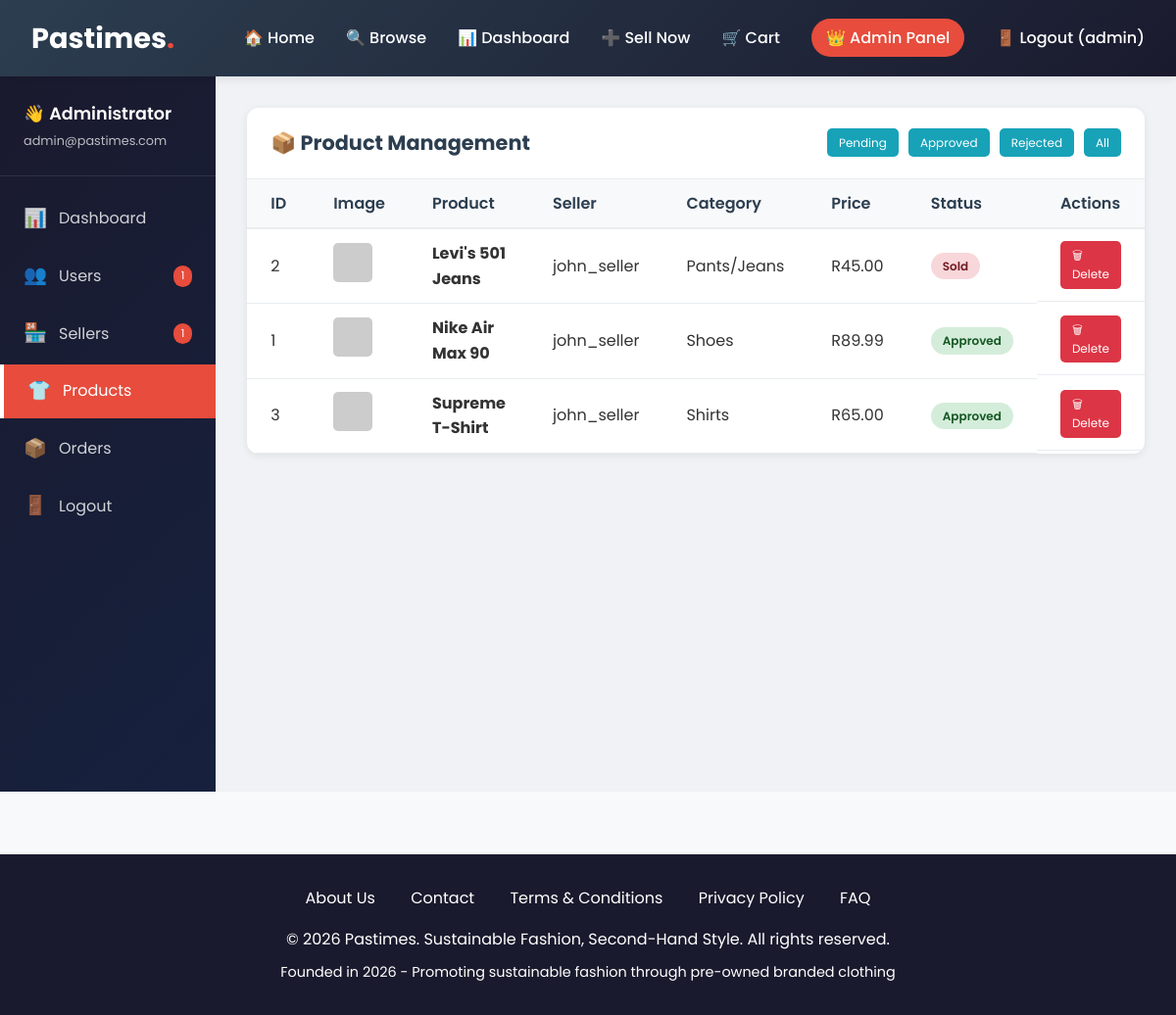
The app's page /admin/admin_dashboard.php?section=products&filter=all (signed in) with its own data.
### tables this page shows
CREATE TABLE IF NOT EXISTS `tblproducts` (
  `ProductID` int(11) NOT NULL AUTO_INCREMENT,
  `SellerID` int(11) NOT NULL,
  `ProductName` varchar(100) NOT NULL,
  `CategoryID` int(11) NOT NULL,
  `Price` decimal(10,2) NOT NULL,
  `OriginalPrice` decimal(10,2) DEFAULT NULL,
  `Description` text NOT NULL,
  `Condition` enum('new','like-new','good','fair') DEFAULT 'good',
  `Size` varchar(20) DEFAULT NULL,
  `Brand` varchar(50) DEFAULT NULL,
  `ImagePath` varchar(255) DEFAULT NULL,
  `Status` enum('pending','approved','rejected','sold') DEFAULT 'pending',
  `CreatedAt` timestamp NOT NULL DEFAULT current_timestamp(),
  PRIMARY KEY (`ProductID`),
  KEY `SellerID` (`SellerID`),
  KEY `CategoryID` (`CategoryID`)
);

CREATE TABLE IF NOT EXISTS `tblusers` (
  `UserID` int(11) NOT NULL AUTO_INCREMENT,
  `Username` varchar(50) NOT NULL,
  `FullName` varchar(100) NOT NULL,
  `Email` varchar(100) NOT NULL,
  `PasswordHash` varchar(255) NOT NULL,
  `UserType` enum('buyer','seller','admin') DEFAULT 'buyer',
  `IsVerified` enum('pending','verified','rejected') DEFAULT 'pending',
  `SellerVerification` enum('pending','approved','rejected') DEFAULT 'pending',
  `Phone` varchar(20) DEFAULT NULL,
  `Address` text DEFAULT NULL,
  `CreatedAt` timestamp NOT NULL DEFAULT current_timestamp(),
  PRIMARY KEY (`UserID`),
  UNIQUE KEY `Email` (`Email`),
  UNIQUE KEY `Username` (`Username`)
);

CREATE TABLE IF NOT EXISTS `tblcategories` (
  `CategoryID` int(11) NOT NULL AUTO_INCREMENT,
  `CategoryName` varchar(50) NOT NULL,
  PRIMARY KEY (`CategoryID`)
);

### admin/admin_dashboard.php (the view, shortened to what this page needs)
<?php
include '../config/DBConn.php';
$section = isset($_GET['section']) ? $_GET['section'] : 'dashboard';
$stats = [];
$result = mysqli_query($conn, "SELECT COUNT(*) as count FROM tblUsers WHERE UserType != 'admin'");
$stats['total_users'] = mysqli_fetch_assoc($result)['count'];
$result = mysqli_query($conn, "SELECT COUNT(*) as count FROM tblUsers WHERE IsVerified = 'pending' AND UserType != 'admin'");
$stats['pending_users'] = mysqli_fetch_assoc($result)['count'];
$result = mysqli_query($conn, "SELECT COUNT(*) as count FROM tblUsers WHERE SellerVerification = 'pending' AND UserType = 'seller'");
$stats['pending_sellers'] = mysqli_fetch_assoc($result)['count'];
$result = mysqli_query($conn, "SELECT COUNT(*) as count FROM tblProducts");
$stats['total_products'] = mysqli_fetch_assoc($result)['count'];
$result = mysqli_query($conn, "SELECT COUNT(*) as count FROM tblProducts WHERE Status = 'pending'");
$stats['pending_products'] = mysqli_fetch_assoc($result)['count'];
$result = mysqli_query($conn, "SELECT COUNT(*) as count FROM tblOrders");
$stats['total_orders'] = mysqli_fetch_assoc($result)['count'];
$result = mysqli_query($conn, "SELECT SUM(TotalAmount) as total FROM tblOrders WHERE OrderStatus != 'cancelled'");
$stats['total_revenue'] = mysqli_fetch_assoc($result)['total'] ?? 0;
include '../includes/header.php';
?>
<!DOCTYPE html>
<html lang="en">
<head>
</head>
<body>
<div class="admin-container">
    <div class="admin-sidebar">
        <div class="admin-info">
            <div class="admin-name">👋 <?php echo htmlspecialchars($_SESSION['fullname']); ?></div>
            <div class="admin-email"><?php echo htmlspecialchars($_SESSION['username']); ?>@pastimes.com</div>
        </div>
        <a href="?section=dashboard" class="nav-item <?php echo $section == 'dashboard' ? 'active' : ''; ?>">
            <span class="icon">📊</span>
            <span>Dashboard</span>
        </a>
        <a href="?section=users" class="nav-item <?php echo $section == 'users' ? 'active' : ''; ?>">
            <span class="icon">👥</span>
            <span>Users</span>
            <?php if($stats['pending_users'] > 0): ?>
                <span class="badge"><?php echo $stats['pending_users']; ?></span>
            <?php endif; ?>
        </a>
        <a href="?section=sellers" class="nav-item <?php echo $section == 'sellers' ? 'active' : ''; ?>">
            <span class="icon">🏪</span>
            <span>Sellers</span>
            <?php if($stats['pending_sellers'] > 0): ?>
                <span class="badge"><?php echo $stats['pending_sellers']; ?></span>
            <?php endif; ?>
        </a>
        <a href="?section=products" class="nav-item <?php echo $section == 'products' ? 'active' : ''; ?>">
            <span class="icon">👕</span>
            <span>Products</span>
        </a>
        <a href="?section=orders" class="nav-item <?php echo $section == 'orders' ? 'active' : ''; ?>">
            <span class="icon">📦</span>
            <span>Orders</span>
        </a>
        <a href="../logout.php" class="nav-item">
            <span class="icon">🚪</span>
            <span>Logout</span>
        </a>
    </div>
    <div class="admin-main">
        <?php if($section == 'products'):
            $status_filter = isset($_GET['filter']) ? $_GET['filter'] : 'pending';
            $productQuery = "SELECT p.*, u.Username as SellerName, c.CategoryName
                            FROM tblProducts p
                            JOIN tblUsers u ON p.SellerID = u.UserID
                            JOIN tblCategories c ON p.CategoryID = c.CategoryID";
            $productQuery .= " ORDER BY FIELD(p.Status, 'pending', 'approved', 'rejected'), p.CreatedAt DESC";
            $products = mysqli_query($conn, $productQuery);
        ?>
            <div class="content-card">
                <div class="card-header">
                    <h2>📦 Product Management</h2>
                    <div style="display: flex; gap: 10px;">
                        <a href="?section=products&filter=pending" class="btn-sm <?php echo $status_filter == 'pending' ? 'btn-warning' : 'btn-info'; ?>">Pending</a>
                        <a href="?section=products&filter=approved" class="btn-sm <?php echo $status_filter == 'approved' ? 'btn-success' : 'btn-info'; ?>">Approved</a>
                        <a href="?section=products&filter=rejected" class="btn-sm <?php echo $status_filter == 'rejected' ? 'btn-danger' : 'btn-info'; ?>">Rejected</a>
                        <a href="?section=products&filter=all" class="btn-sm btn-info">All</a>
                    </div>
                </div>
                <table class="data-table">
                    <thead>
                        <tr><th>ID</th><th>Image</th><th>Product</th><th>Seller</th><th>Category</th><th>Price</th><th>Status</th><th>Actions</th></tr>
                    </thead>
                    <tbody>
                        <?php while($product = mysqli_fetch_assoc($products)): ?>
                        <tr>
                            <td><?php echo $product['ProductID']; ?></td>
                            <td>
                                <img src="<?php echo $product['ImagePath'] ?: 'https://via.placeholder.com/40'; ?>" width="40" height="40" style="object-fit: cover; border-radius: 5px;">
                            </td>
                            <td><strong><?php echo htmlspecialchars($product['ProductName']); ?></strong></td>
                            <td><?php echo htmlspecialchars($product['SellerName']); ?></td>
                            <td><?php echo $product['CategoryName']; ?></td>
                            <td>R<?php echo number_format($product['Price'], 2); ?></td>
                            <td>
                                <span class="status-badge
                                    <?php echo $product['Status'] == 'approved' ? 'status-approved' : ($product['Status'] == 'pending' ? 'status-pending' : 'status-rejected'); ?>">
                                    <?php echo ucfirst($product['Status']); ?>
                                </span>
                            </td>
                            <td class="action-btns">
                                <a href="?delete_product=<?php echo $product['ProductID']; ?>&section=products&filter=<?php echo $status_filter; ?>" class="btn-sm btn-danger" onclick="return confirm('Delete this product?')">🗑 Delete</a>
                            </td>
                        </tr>
                        <?php endwhile; ?>
                    </tbody>
                </table>
            </div>
        <?php endif; ?>
    </div>
</div>
<?php include '../includes/footer.php'; ?>

### css/style.css (style rules this page uses)
:root { --primary-color: #2c3e50; --secondary-color: #e74c3c; --accent-color: #3498db; --success-color: #27ae60; --warning-color: #f39c12; --dark-color: #1a1a2e; --light-color: #ecf0f1; --gray-color: #7f8c8d; }
* { margin: 0; padding: 0; box-sizing: border-box; }
body { font-family: 'Poppins', 'Segoe UI', Tahoma, Geneva, Verdana, sans-serif; line-height: 1.6; color: #333; background-color: #f8f9fa; }

### admin/admin_dashboard.php (style rules this page uses)
.admin-container { display: flex; min-height: calc(100vh - 200px); background: #f0f2f5; }
.admin-sidebar { width: 280px; background: linear-gradient(135deg, #1a1a2e, #16213e); color: white; padding: 1.5rem 0; position: sticky; top: 70px; height: calc(100vh - 70px); overflow-y: auto; }
.admin-sidebar .admin-info { padding: 0 1.5rem 1.5rem; border-bottom: 1px solid rgba(255,255,255,0.1); margin-bottom: 1rem; }
.admin-sidebar .admin-name { font-size: 1.1rem; font-weight: 600; margin-bottom: 0.25rem; }
.admin-sidebar .admin-email { font-size: 0.8rem; opacity: 0.7; }
.admin-sidebar .nav-item { display: flex; align-items: center; gap: 12px; padding: 12px 1.5rem; color: rgba(255,255,255,0.8); text-decoration: none; transition: all 0.3s; margin: 4px 0; }
.admin-sidebar .nav-item.active { background: #e74c3c; color: white; border-left: 4px solid white; }
.admin-sidebar .nav-item .icon { width: 24px; font-size: 1.2rem; }
.admin-sidebar .nav-item .badge { background: #e74c3c; color: white; padding: 2px 8px; border-radius: 20px; font-size: 0.7rem; margin-left: auto; }
.admin-main { flex: 1; padding: 2rem; }
.content-card { background: white; border-radius: 12px; overflow: hidden; box-shadow: 0 2px 8px rgba(0,0,0,0.08); }
.card-header { padding: 1.2rem 1.5rem; border-bottom: 1px solid #e9ecef; display: flex; justify-content: space-between; align-items: center; flex-wrap: wrap; gap: 1rem; }
.card-header h2 { margin: 0; font-size: 1.3rem; color: #2c3e50; }
.data-table { width: 100%; border-collapse: collapse; }
.data-table th { background: #f8f9fa; padding: 12px 1.5rem; text-align: left; font-weight: 600; color: #2c3e50; border-bottom: 2px solid #e9ecef; }
.data-table td { padding: 12px 1.5rem; border-bottom: 1px solid #e9ecef; vertical-align: middle; }
.status-badge { display: inline-block; padding: 4px 12px; border-radius: 20px; font-size: 0.75rem; font-weight: 600; }
.status-verified, .status-approved { background: #d4edda; color: #155724; }
.status-rejected { background: #f8d7da; color: #721c24; }
.action-btns { display: flex; gap: 8px; flex-wrap: wrap; }
.btn-sm { padding: 5px 12px; border-radius: 5px; font-size: 0.75rem; text-decoration: none; display: inline-block; }
.btn-danger { background: #dc3545; color: white; }
.btn-info { background: #17a2b8; color: white; }

### records on screen
tblproducts: ProductID "2", ProductName "Levi's 501 Jeans", SellerID.Username "john_seller", CategoryID.CategoryName "Pants/Jeans", Price "45.00", Status "Sold"
tblproducts: ProductID "1", ProductName "Nike Air Max 90", SellerID.Username "john_seller", CategoryID.CategoryName "Shoes", Price "89.99", Status "Approved"
tblproducts: ProductID "3", ProductName "Supreme T-Shirt", SellerID.Username "john_seller", CategoryID.CategoryName "Shirts", Price "65.00", Status "Approved"

### other values on screen
$_SESSION['username'] "admin"
$_SESSION['fullname'] "Administrator"
$stats['pending_users'] "1"
$stats['pending_sellers'] "1"
